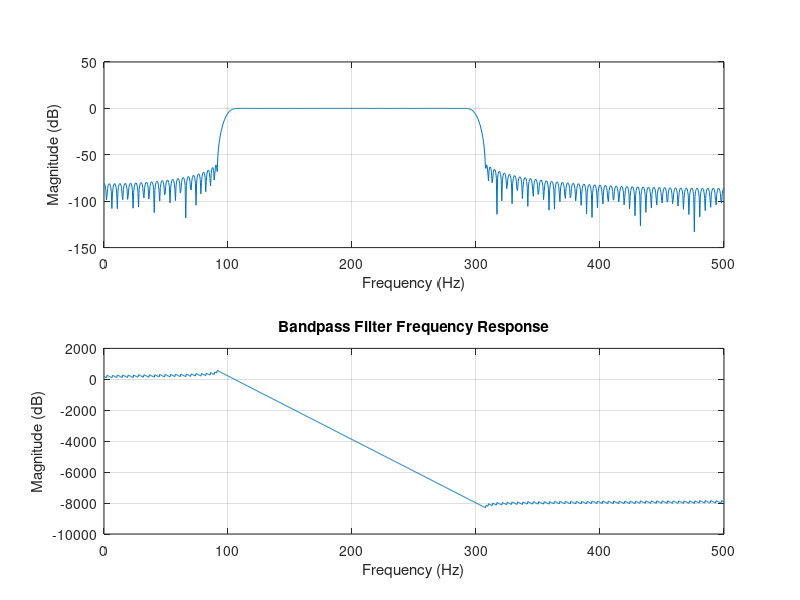

Here is the MATLAB script that generated this plot:
% Bandpass filter design parameters
fs = 1000;        % Sampling frequency (Hz)
fpass = [100 300]; % Passband frequencies (Hz)
fstop = [50 350]; % Stopband frequencies (Hz)
Ap = 1;           % Passband ripple (dB)
Ast = 60;         % Stopband attenuation (dB)

% Normalize frequencies
Wpass = fpass / (fs/2);
Wstop = fstop / (fs/2);

% Filter order calculation using Kaiser window method
delta_p = (10^(Ap/20) - 1) / (10^(Ap/20) + 1);
delta_s = 10^(-Ast/20);
A = -20 * log10(min(delta_p, delta_s));
if A > 50
    beta = 0.1102 * (A - 8.7);
elseif A >= 21
    beta = 0.5842 * (A - 21)^0.4 + 0.07886 * (A - 21);
else
    beta = 0;
end
N = ceil((A - 8) / (2.285 * abs(Wstop(1) - Wpass(1))));

% Design the filter
h = fir1(N, Wpass, 'bandpass', kaiser(N+1, beta));

% Plot the frequency response
freqz(h, 1, 1024, fs);
title('Bandpass Filter Frequency Response');
xlabel('Frequency (Hz)');
ylabel('Magnitude (dB)');
